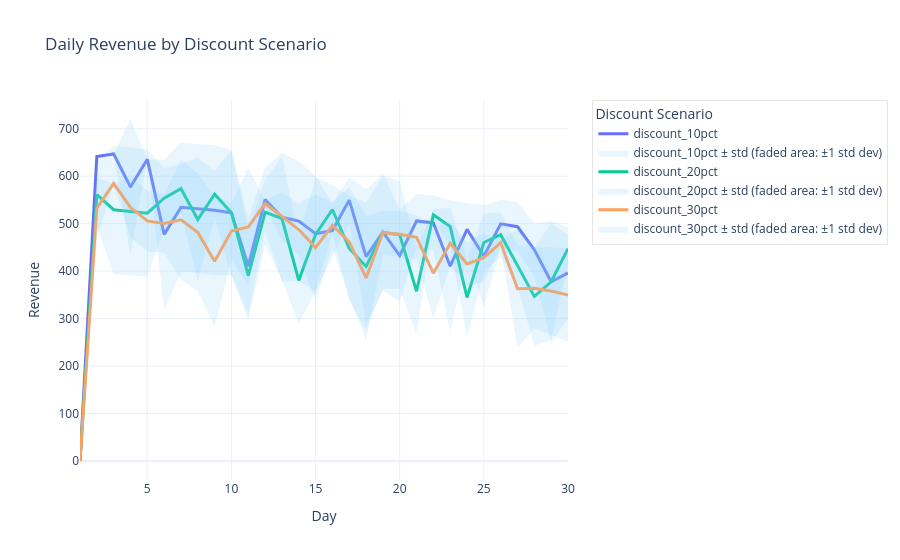
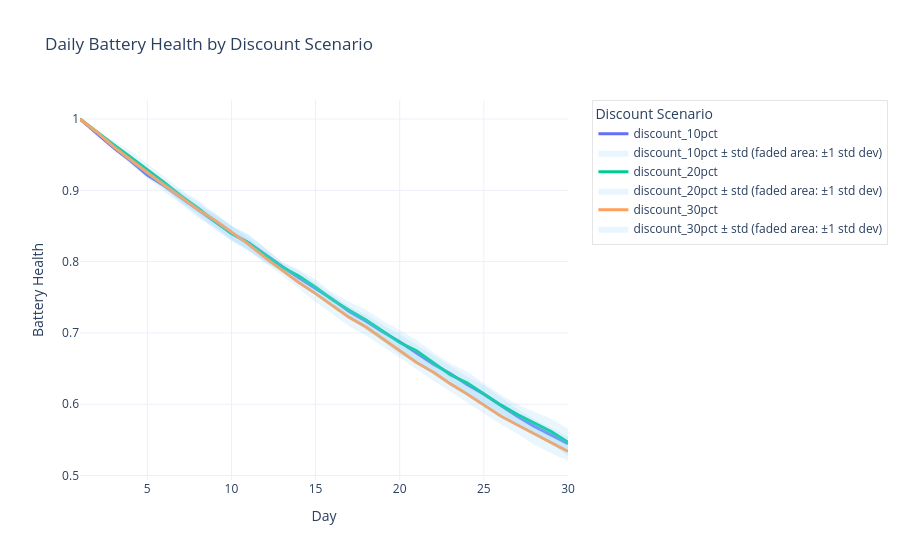
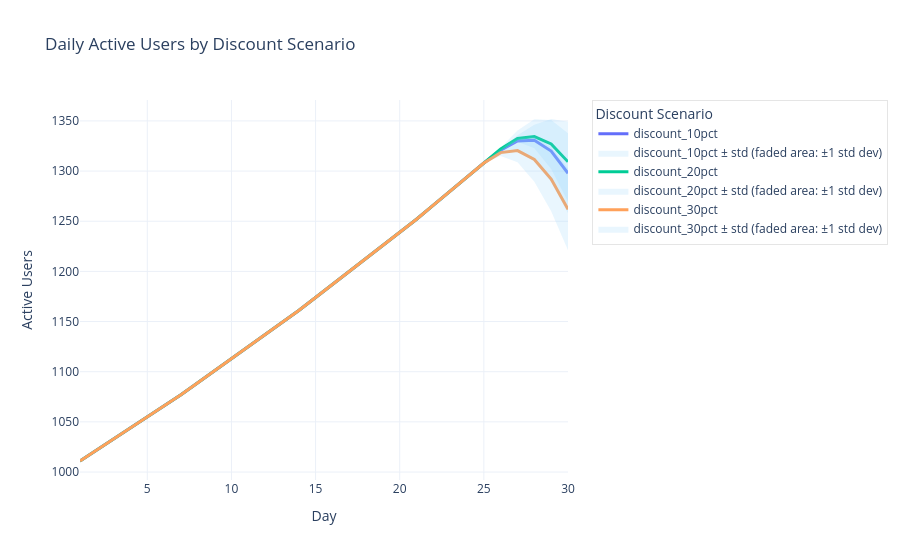
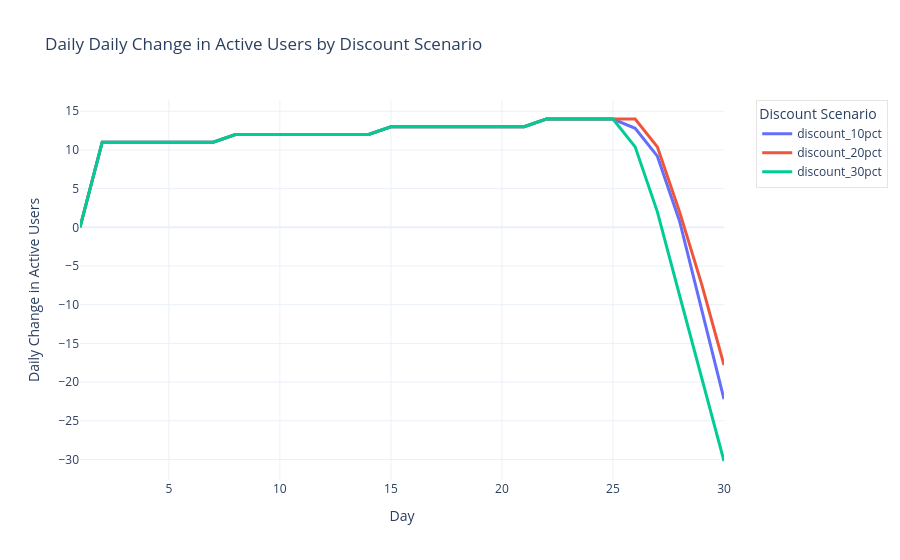

The notebook cell saved with these charts, in order:
### Code cell
# ---- 6. Plot Discount Incentive Scenarios ----
discounts = get_discount_scenarios(df_2)
plot_time_series('revenue', 'Revenue', discounts, 'Discount Scenario')
plot_time_series('battery_health', 'Battery Health', discounts, 'Discount Scenario')
plot_time_series('users', 'Active Users', discounts, 'Discount Scenario')
plot_time_series('users_change', 'Daily Change in Active Users', discounts, 'Discount Scenario')
plot_time_series('rides', 'Daily Rides', discounts, 'Discount Scenario')

### Figure 1 — Plotly figure (JSON) as saved in the notebook; plotly's stock layout.template omitted (floating-point values rounded to 4 significant figures)
{"data": [{"hovertemplate": "Day: %{x}<br>Mean Revenue: %{y:.2f}<extra>discount_10pct</extra>", "line": {"width": 3}, "mode": "lines", "name": "discount_10pct", "type": "scatter", "x": [1, 2, 3, 4, 5, 6, 7, 8, 9, 10, 11, 12, 13, 14, 15, 16, 17, 18, 19, 20, 21, 22, 23, 24, 25, 26, 27, 28, 29, 30], "y": [0, 641.2, 646.9, 577.1, 635.5, 477.5, 534.3, 532.0, 528.2, 522.9, 410.3, 550.7, 513.3, 505.3, 479.0, 485.5, 549.6, 430.5, 482.0, 432.8, 505.7, 501.5, 410.3, 488.2, 431.7, 499.6, 493.5, 445.0, 377.5, 396.2]}, {"fill": "toself", "fillcolor": "rgba(135, 206, 250, 0.18)", "hoverinfo": "skip", "line": {"color": "rgba(255,255,255,0)"}, "name": "discount_10pct ± std (faded area: ±1 std dev)", "showlegend": true, "type": "scatter", "x": [1, 2, 3, 4, 5, 6, 7, 8, 9, 10, 11, 12, 13, 14, 15, 16, 17, 18, 19, 20, 21, 22, 23, 24, 25, 26, 27, 28, 29, 30, 30, 29, 28, 27, 26, 25, 24, 23, 22, 21, 20, 19, 18, 17, 16, 15, 14, 13, 12, 11, 10, 9, 8, 7, 6, 5, 4, 3, 2, 1], "y": [0, 641.2, 646.9, 720.5, 635.5, 634.5, 670.2, 667.3, 665.2, 654.8, 510.5, 618.3, 648.8, 630.8, 600.6, 542.8, 597.8, 571.9, 605.5, 530.5, 562.7, 559.1, 549.5, 543.4, 538.4, 550.2, 545.9, 500.4, 505.7, 492.1, 300.2, 249.3, 389.6, 441.0, 449.0, 324.9, 432.9, 271.0, 443.9, 448.7, 335.1, 358.6, 289.2, 501.4, 428.2, 357.4, 379.9, 377.8, 483.2, 310.0, 391.0, 391.2, 396.8, 398.4, 320.4, 635.5, 433.7, 646.9, 641.2, 0]}, {"hovertemplate": "Day: %{x}<br>Mean Revenue: %{y:.2f}<extra>discount_20pct</extra>", "line": {"width": 3}, "mode": "lines", "name": "discount_20pct", "type": "scatter", "x": [1, 2, 3, 4, 5, 6, 7, 8, 9, 10, 11, 12, 13, 14, 15, 16, 17, 18, 19, 20, 21, 22, 23, 24, 25, 26, 27, 28, 29, 30], "y": [0, 561.0, 529.4, 525.7, 522.1, 553.7, 573.7, 508.7, 562.1, 523.2, 390.6, 524.3, 510.8, 380.4, 477.4, 529.7, 447.6, 409.8, 481.4, 476.3, 357.5, 518.8, 493.8, 344.4, 460.3, 476.7, 411.3, 346.6, 377.5, 447.3]}, {"fill": "toself", "fillcolor": "rgba(135, 206, 250, 0.18)", "hoverinfo": "skip", "line": {"color": "rgba(255,255,255,0)"}, "name": "discount_20pct ± std (faded area: ±1 std dev)", "showlegend": true, "type": "scatter", "x": [1, 2, 3, 4, 5, 6, 7, 8, 9, 10, 11, 12, 13, 14, 15, 16, 17, 18, 19, 20, 21, 22, 23, 24, 25, 26, 27, 28, 29, 30, 30, 29, 28, 27, 26, 25, 24, 23, 22, 21, 20, 19, 18, 17, 16, 15, 14, 13, 12, 11, 10, 9, 8, 7, 6, 5, 4, 3, 2, 1], "y": [0, 628.6, 664.7, 659.6, 656.0, 617.4, 625.6, 639.6, 611.4, 655.4, 484.4, 592.5, 641.2, 470.7, 598.3, 581.5, 558.1, 544.6, 600.6, 590.5, 448.5, 531.3, 532.8, 427.8, 521.5, 523.6, 455.5, 450.4, 500.8, 477.4, 417.2, 254.2, 242.9, 367.0, 429.8, 399.2, 261.1, 454.7, 506.3, 266.5, 362.2, 362.3, 275.1, 337.2, 478.0, 356.6, 290.1, 380.5, 456.0, 296.7, 391.0, 512.7, 377.8, 521.8, 490.1, 388.2, 391.9, 394.1, 493.3, 0]}, {"hovertemplate": "Day: %{x}<br>Mean Revenue: %{y:.2f}<extra>discount_30pct</extra>", "line": {"width": 3}, "mode": "lines", "name": "discount_30pct", "type": "scatter", "x": [1, 2, 3, 4, 5, 6, 7, 8, 9, 10, 11, 12, 13, 14, 15, 16, 17, 18, 19, 20, 21, 22, 23, 24, 25, 26, 27, 28, 29, 30], "y": [0, 532.7, 584.8, 534.1, 505.8, 500.6, 508.2, 481.6, 420.6, 484.4, 493.0, 542.0, 515.4, 487.5, 449.5, 496.8, 461.6, 385.7, 480.9, 477.8, 471.3, 395.7, 458.5, 415.0, 428.1, 460.2, 362.9, 364.0, 358.1, 349.5]}, {"fill": "toself", "fillcolor": "rgba(135, 206, 250, 0.18)", "hoverinfo": "skip", "line": {"color": "rgba(255,255,255,0)"}, "name": "discount_30pct ± std (faded area: ±1 std dev)", "showlegend": true, "type": "scatter", "x": [1, 2, 3, 4, 5, 6, 7, 8, 9, 10, 11, 12, 13, 14, 15, 16, 17, 18, 19, 20, 21, 22, 23, 24, 25, 26, 27, 28, 29, 30, 30, 29, 28, 27, 26, 25, 24, 23, 22, 21, 20, 19, 18, 17, 16, 15, 14, 13, 12, 11, 10, 9, 8, 7, 6, 5, 4, 3, 2, 1], "y": [0, 596.9, 584.8, 598.0, 570.0, 562.5, 634.1, 606.3, 557.3, 544.6, 617.3, 548.4, 566.5, 542.1, 561.4, 544.4, 577.2, 516.3, 527.8, 526.5, 517.5, 491.5, 504.9, 461.6, 478.6, 469.5, 487.5, 449.5, 450.1, 447.7, 251.3, 266.1, 278.4, 238.4, 451.0, 377.7, 368.5, 412.1, 300.0, 425.1, 429.1, 434.1, 255.1, 346.0, 449.2, 337.7, 432.9, 464.4, 535.6, 368.7, 424.2, 283.8, 356.9, 382.2, 438.7, 441.5, 470.1, 584.8, 468.4, 0]}], "layout": {"legend": {"bgcolor": "rgba(255,255,255,0.5)", "bordercolor": "rgba(0,0,0,0.1)", "borderwidth": 1, "font": {"size": 12}, "orientation": "v", "title": {"text": "Discount Scenario"}, "x": 1.05, "xanchor": "left", "y": 1, "yanchor": "top"}, "title": {"text": "Daily Revenue by Discount Scenario"}, "xaxis": {"title": {"text": "Day"}}, "yaxis": {"title": {"text": "Revenue"}}}}

### Figure 2 — Plotly figure (JSON) as saved in the notebook; plotly's stock layout.template omitted (floating-point values rounded to 4 significant figures)
{"data": [{"hovertemplate": "Day: %{x}<br>Mean Battery Health: %{y:.2f}<extra>discount_10pct</extra>", "line": {"width": 3}, "mode": "lines", "name": "discount_10pct", "type": "scatter", "x": [1, 2, 3, 4, 5, 6, 7, 8, 9, 10, 11, 12, 13, 14, 15, 16, 17, 18, 19, 20, 21, 22, 23, 24, 25, 26, 27, 28, 29, 30], "y": [1, 0.9798, 0.9595, 0.9414, 0.9214, 0.9064, 0.8896, 0.8728, 0.8562, 0.8398, 0.8269, 0.8096, 0.7934, 0.7775, 0.7625, 0.7472, 0.7299, 0.7164, 0.7012, 0.6876, 0.6717, 0.656, 0.6431, 0.6277, 0.6142, 0.5984, 0.5829, 0.5689, 0.5571, 0.5446]}, {"fill": "toself", "fillcolor": "rgba(135, 206, 250, 0.18)", "hoverinfo": "skip", "line": {"color": "rgba(255,255,255,0)"}, "name": "discount_10pct ± std (faded area: ±1 std dev)", "showlegend": true, "type": "scatter", "x": [1, 2, 3, 4, 5, 6, 7, 8, 9, 10, 11, 12, 13, 14, 15, 16, 17, 18, 19, 20, 21, 22, 23, 24, 25, 26, 27, 28, 29, 30, 30, 29, 28, 27, 26, 25, 24, 23, 22, 21, 20, 19, 18, 17, 16, 15, 14, 13, 12, 11, 10, 9, 8, 7, 6, 5, 4, 3, 2, 1], "y": [1, 0.9798, 0.9595, 0.9459, 0.9259, 0.9147, 0.8985, 0.884, 0.865, 0.8502, 0.8374, 0.8197, 0.7995, 0.7869, 0.7701, 0.7537, 0.7372, 0.7258, 0.711, 0.6982, 0.6835, 0.6683, 0.6536, 0.639, 0.6267, 0.61, 0.5932, 0.579, 0.5664, 0.5545, 0.5348, 0.5478, 0.5588, 0.5727, 0.5869, 0.6016, 0.6165, 0.6326, 0.6437, 0.66, 0.6771, 0.6915, 0.707, 0.7227, 0.7408, 0.7549, 0.7682, 0.7873, 0.7994, 0.8164, 0.8294, 0.8475, 0.8617, 0.8806, 0.898, 0.9169, 0.9368, 0.9595, 0.9798, 1]}, {"hovertemplate": "Day: %{x}<br>Mean Battery Health: %{y:.2f}<extra>discount_20pct</extra>", "line": {"width": 3}, "mode": "lines", "name": "discount_20pct", "type": "scatter", "x": [1, 2, 3, 4, 5, 6, 7, 8, 9, 10, 11, 12, 13, 14, 15, 16, 17, 18, 19, 20, 21, 22, 23, 24, 25, 26, 27, 28, 29, 30], "y": [1, 0.9815, 0.964, 0.9466, 0.9294, 0.9111, 0.8921, 0.8753, 0.8568, 0.8395, 0.8266, 0.8093, 0.7924, 0.7798, 0.7641, 0.7466, 0.7318, 0.7183, 0.7024, 0.6866, 0.6748, 0.6577, 0.6414, 0.63, 0.6148, 0.5991, 0.5855, 0.574, 0.5616, 0.5468]}, {"fill": "toself", "fillcolor": "rgba(135, 206, 250, 0.18)", "hoverinfo": "skip", "line": {"color": "rgba(255,255,255,0)"}, "name": "discount_20pct ± std (faded area: ±1 std dev)", "showlegend": true, "type": "scatter", "x": [1, 2, 3, 4, 5, 6, 7, 8, 9, 10, 11, 12, 13, 14, 15, 16, 17, 18, 19, 20, 21, 22, 23, 24, 25, 26, 27, 28, 29, 30, 30, 29, 28, 27, 26, 25, 24, 23, 22, 21, 20, 19, 18, 17, 16, 15, 14, 13, 12, 11, 10, 9, 8, 7, 6, 5, 4, 3, 2, 1], "y": [1, 0.9837, 0.9686, 0.9554, 0.9377, 0.92, 0.9015, 0.8861, 0.8682, 0.8498, 0.8384, 0.8189, 0.7994, 0.7888, 0.7748, 0.7564, 0.7437, 0.7326, 0.7169, 0.7038, 0.69, 0.6725, 0.6571, 0.646, 0.6297, 0.6135, 0.5996, 0.5891, 0.5797, 0.5658, 0.5278, 0.5434, 0.559, 0.5713, 0.5846, 0.5999, 0.614, 0.6257, 0.6429, 0.6596, 0.6695, 0.6878, 0.704, 0.7199, 0.7368, 0.7534, 0.7709, 0.7854, 0.7996, 0.8148, 0.8292, 0.8454, 0.8646, 0.8828, 0.9022, 0.9211, 0.9378, 0.9593, 0.9792, 1]}, {"hovertemplate": "Day: %{x}<br>Mean Battery Health: %{y:.2f}<extra>discount_30pct</extra>", "line": {"width": 3}, "mode": "lines", "name": "discount_30pct", "type": "scatter", "x": [1, 2, 3, 4, 5, 6, 7, 8, 9, 10, 11, 12, 13, 14, 15, 16, 17, 18, 19, 20, 21, 22, 23, 24, 25, 26, 27, 28, 29, 30], "y": [1, 0.9815, 0.9611, 0.9426, 0.925, 0.9076, 0.8899, 0.8731, 0.8585, 0.8416, 0.8245, 0.8056, 0.7877, 0.7708, 0.7551, 0.7378, 0.7218, 0.7084, 0.6916, 0.675, 0.6586, 0.6449, 0.6289, 0.6145, 0.5996, 0.5836, 0.571, 0.5583, 0.5458, 0.5337]}, {"fill": "toself", "fillcolor": "rgba(135, 206, 250, 0.18)", "hoverinfo": "skip", "line": {"color": "rgba(255,255,255,0)"}, "name": "discount_30pct ± std (faded area: ±1 std dev)", "showlegend": true, "type": "scatter", "x": [1, 2, 3, 4, 5, 6, 7, 8, 9, 10, 11, 12, 13, 14, 15, 16, 17, 18, 19, 20, 21, 22, 23, 24, 25, 26, 27, 28, 29, 30, 30, 29, 28, 27, 26, 25, 24, 23, 22, 21, 20, 19, 18, 17, 16, 15, 14, 13, 12, 11, 10, 9, 8, 7, 6, 5, 4, 3, 2, 1], "y": [1, 0.9837, 0.9634, 0.9444, 0.9272, 0.9115, 0.8973, 0.8788, 0.8683, 0.8511, 0.8327, 0.8137, 0.7946, 0.7791, 0.767, 0.7496, 0.7342, 0.7203, 0.7028, 0.685, 0.668, 0.6568, 0.6398, 0.6264, 0.6117, 0.5954, 0.5834, 0.5733, 0.5605, 0.547, 0.5204, 0.5312, 0.5433, 0.5586, 0.5718, 0.5875, 0.6026, 0.618, 0.6329, 0.6493, 0.6651, 0.6805, 0.6965, 0.7094, 0.7261, 0.7433, 0.7624, 0.7808, 0.7976, 0.8163, 0.8322, 0.8487, 0.8675, 0.8825, 0.9036, 0.9227, 0.9408, 0.9589, 0.9792, 1]}], "layout": {"legend": {"bgcolor": "rgba(255,255,255,0.5)", "bordercolor": "rgba(0,0,0,0.1)", "borderwidth": 1, "font": {"size": 12}, "orientation": "v", "title": {"text": "Discount Scenario"}, "x": 1.05, "xanchor": "left", "y": 1, "yanchor": "top"}, "title": {"text": "Daily Battery Health by Discount Scenario"}, "xaxis": {"title": {"text": "Day"}}, "yaxis": {"title": {"text": "Battery Health"}}}}

### Figure 3 — Plotly figure (JSON) as saved in the notebook; plotly's stock layout.template omitted (floating-point values rounded to 4 significant figures)
{"data": [{"hovertemplate": "Day: %{x}<br>Mean Active Users: %{y:.2f}<extra>discount_10pct</extra>", "line": {"width": 3}, "mode": "lines", "name": "discount_10pct", "type": "scatter", "x": [1, 2, 3, 4, 5, 6, 7, 8, 9, 10, 11, 12, 13, 14, 15, 16, 17, 18, 19, 20, 21, 22, 23, 24, 25, 26, 27, 28, 29, 30], "y": [1011, 1022, 1033, 1044, 1055, 1066, 1077, 1089, 1101, 1113, 1125, 1137, 1149, 1161, 1174, 1187, 1200, 1213, 1226, 1239, 1252, 1266, 1280, 1294, 1308, 1321.0, 1330, 1331.0, 1320, 1298.0]}, {"fill": "toself", "fillcolor": "rgba(135, 206, 250, 0.18)", "hoverinfo": "skip", "line": {"color": "rgba(255,255,255,0)"}, "name": "discount_10pct ± std (faded area: ±1 std dev)", "showlegend": true, "type": "scatter", "x": [1, 2, 3, 4, 5, 6, 7, 8, 9, 10, 11, 12, 13, 14, 15, 16, 17, 18, 19, 20, 21, 22, 23, 24, 25, 26, 27, 28, 29, 30, 30, 29, 28, 27, 26, 25, 24, 23, 22, 21, 20, 19, 18, 17, 16, 15, 14, 13, 12, 11, 10, 9, 8, 7, 6, 5, 4, 3, 2, 1], "y": [1011, 1022, 1033, 1044, 1055, 1066, 1077, 1089, 1101, 1113, 1125, 1137, 1149, 1161, 1174, 1187, 1200, 1213, 1226, 1239, 1252, 1266, 1280, 1294, 1308, 1323.0, 1340.0, 1352.0, 1351.0, 1338.0, 1258.0, 1289.0, 1310.0, 1320.0, 1318.0, 1308, 1294, 1280, 1266, 1252, 1239, 1226, 1213, 1200, 1187, 1174, 1161, 1149, 1137, 1125, 1113, 1101, 1089, 1077, 1066, 1055, 1044, 1033, 1022, 1011]}, {"hovertemplate": "Day: %{x}<br>Mean Active Users: %{y:.2f}<extra>discount_20pct</extra>", "line": {"width": 3}, "mode": "lines", "name": "discount_20pct", "type": "scatter", "x": [1, 2, 3, 4, 5, 6, 7, 8, 9, 10, 11, 12, 13, 14, 15, 16, 17, 18, 19, 20, 21, 22, 23, 24, 25, 26, 27, 28, 29, 30], "y": [1011, 1022, 1033, 1044, 1055, 1066, 1077, 1089, 1101, 1113, 1125, 1137, 1149, 1161, 1174, 1187, 1200, 1213, 1226, 1239, 1252, 1266, 1280, 1294, 1308, 1322, 1332.0, 1334.0, 1327, 1309.0]}, {"fill": "toself", "fillcolor": "rgba(135, 206, 250, 0.18)", "hoverinfo": "skip", "line": {"color": "rgba(255,255,255,0)"}, "name": "discount_20pct ± std (faded area: ±1 std dev)", "showlegend": true, "type": "scatter", "x": [1, 2, 3, 4, 5, 6, 7, 8, 9, 10, 11, 12, 13, 14, 15, 16, 17, 18, 19, 20, 21, 22, 23, 24, 25, 26, 27, 28, 29, 30, 30, 29, 28, 27, 26, 25, 24, 23, 22, 21, 20, 19, 18, 17, 16, 15, 14, 13, 12, 11, 10, 9, 8, 7, 6, 5, 4, 3, 2, 1], "y": [1011, 1022, 1033, 1044, 1055, 1066, 1077, 1089, 1101, 1113, 1125, 1137, 1149, 1161, 1174, 1187, 1200, 1213, 1226, 1239, 1252, 1266, 1280, 1294, 1308, 1322, 1336.0, 1346.0, 1352.0, 1349.0, 1269.0, 1302.0, 1323.0, 1329.0, 1322, 1308, 1294, 1280, 1266, 1252, 1239, 1226, 1213, 1200, 1187, 1174, 1161, 1149, 1137, 1125, 1113, 1101, 1089, 1077, 1066, 1055, 1044, 1033, 1022, 1011]}, {"hovertemplate": "Day: %{x}<br>Mean Active Users: %{y:.2f}<extra>discount_30pct</extra>", "line": {"width": 3}, "mode": "lines", "name": "discount_30pct", "type": "scatter", "x": [1, 2, 3, 4, 5, 6, 7, 8, 9, 10, 11, 12, 13, 14, 15, 16, 17, 18, 19, 20, 21, 22, 23, 24, 25, 26, 27, 28, 29, 30], "y": [1011, 1022, 1033, 1044, 1055, 1066, 1077, 1089, 1101, 1113, 1125, 1137, 1149, 1161, 1174, 1187, 1200, 1213, 1226, 1239, 1252, 1266, 1280, 1294, 1308, 1318.0, 1320.0, 1312.0, 1292, 1262.0]}, {"fill": "toself", "fillcolor": "rgba(135, 206, 250, 0.18)", "hoverinfo": "skip", "line": {"color": "rgba(255,255,255,0)"}, "name": "discount_30pct ± std (faded area: ±1 std dev)", "showlegend": true, "type": "scatter", "x": [1, 2, 3, 4, 5, 6, 7, 8, 9, 10, 11, 12, 13, 14, 15, 16, 17, 18, 19, 20, 21, 22, 23, 24, 25, 26, 27, 28, 29, 30, 30, 29, 28, 27, 26, 25, 24, 23, 22, 21, 20, 19, 18, 17, 16, 15, 14, 13, 12, 11, 10, 9, 8, 7, 6, 5, 4, 3, 2, 1], "y": [1011, 1022, 1033, 1044, 1055, 1066, 1077, 1089, 1101, 1113, 1125, 1137, 1149, 1161, 1174, 1187, 1200, 1213, 1226, 1239, 1252, 1266, 1280, 1294, 1308, 1322.0, 1332.0, 1334.0, 1324.0, 1303.0, 1221.0, 1260.0, 1289.0, 1309.0, 1315.0, 1308, 1294, 1280, 1266, 1252, 1239, 1226, 1213, 1200, 1187, 1174, 1161, 1149, 1137, 1125, 1113, 1101, 1089, 1077, 1066, 1055, 1044, 1033, 1022, 1011]}], "layout": {"legend": {"bgcolor": "rgba(255,255,255,0.5)", "bordercolor": "rgba(0,0,0,0.1)", "borderwidth": 1, "font": {"size": 12}, "orientation": "v", "title": {"text": "Discount Scenario"}, "x": 1.05, "xanchor": "left", "y": 1, "yanchor": "top"}, "title": {"text": "Daily Active Users by Discount Scenario"}, "xaxis": {"title": {"text": "Day"}}, "yaxis": {"title": {"text": "Active Users"}}}}

### Figure 4 — Plotly figure (JSON) as saved in the notebook; plotly's stock layout.template omitted (floating-point values rounded to 4 significant figures)
{"data": [{"hovertemplate": "Day: %{x}<br>Daily Change in Active Users: %{y:.2f}<extra>discount_10pct</extra>", "line": {"width": 3}, "mode": "lines", "name": "discount_10pct", "type": "scatter", "x": [1, 2, 3, 4, 5, 6, 7, 8, 9, 10, 11, 12, 13, 14, 15, 16, 17, 18, 19, 20, 21, 22, 23, 24, 25, 26, 27, 28, 29, 30], "y": [0, 11, 11, 11, 11, 11, 11, 12, 12, 12, 12, 12, 12, 12, 13, 13, 13, 13, 13, 13, 13, 14, 14, 14, 14, 12.8, 9.2, 0.8, -10.8, -22.2]}, {"hovertemplate": "Day: %{x}<br>Daily Change in Active Users: %{y:.2f}<extra>discount_20pct</extra>", "line": {"width": 3}, "mode": "lines", "name": "discount_20pct", "type": "scatter", "x": [1, 2, 3, 4, 5, 6, 7, 8, 9, 10, 11, 12, 13, 14, 15, 16, 17, 18, 19, 20, 21, 22, 23, 24, 25, 26, 27, 28, 29, 30], "y": [0, 11, 11, 11, 11, 11, 11, 12, 12, 12, 12, 12, 12, 12, 13, 13, 13, 13, 13, 13, 13, 14, 14, 14, 14, 14, 10.4, 2, -7.4, -17.8]}, {"hovertemplate": "Day: %{x}<br>Daily Change in Active Users: %{y:.2f}<extra>discount_30pct</extra>", "line": {"width": 3}, "mode": "lines", "name": "discount_30pct", "type": "scatter", "x": [1, 2, 3, 4, 5, 6, 7, 8, 9, 10, 11, 12, 13, 14, 15, 16, 17, 18, 19, 20, 21, 22, 23, 24, 25, 26, 27, 28, 29, 30], "y": [0, 11, 11, 11, 11, 11, 11, 12, 12, 12, 12, 12, 12, 12, 13, 13, 13, 13, 13, 13, 13, 14, 14, 14, 14, 10.4, 2, -8.8, -19.6, -30.2]}], "layout": {"legend": {"bgcolor": "rgba(255,255,255,0.5)", "bordercolor": "rgba(0,0,0,0.1)", "borderwidth": 1, "font": {"size": 12}, "orientation": "v", "title": {"text": "Discount Scenario"}, "x": 1.05, "xanchor": "left", "y": 1, "yanchor": "top"}, "title": {"text": "Daily Daily Change in Active Users by Discount Scenario"}, "xaxis": {"title": {"text": "Day"}}, "yaxis": {"title": {"text": "Daily Change in Active Users"}}}}
